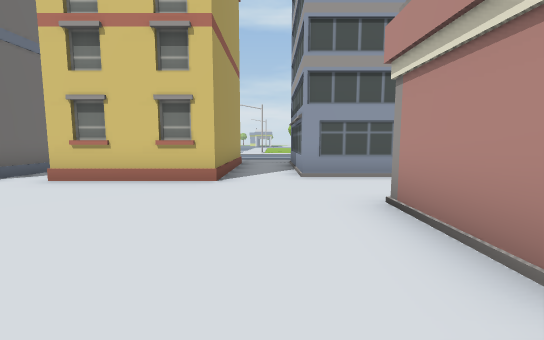
view 1 (above)

22 first-person views from a walk through a 3-D level made in the Unity game engine. The camera is 1.5 m above the floor, tilts 6° down and sees 90° across. The floor is counted in squares, 2 m on a side. Each view is taken from the middle of a square. On the plan, view 1 faces up. The plan holds only what a view shows up to about 10 squares ahead; the rest is blank. The place goes on beyond the plan. Some surface patterns are stand-ins.

view 2
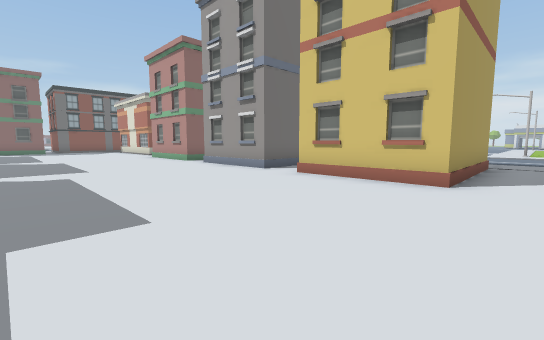

view 3
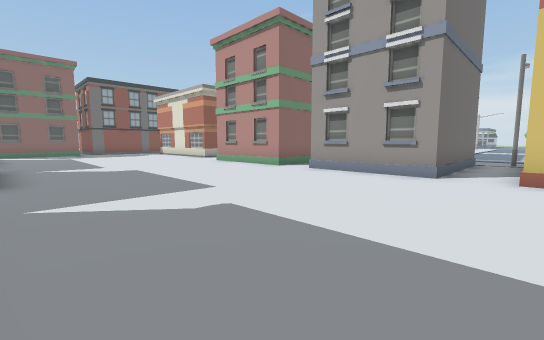

view 4
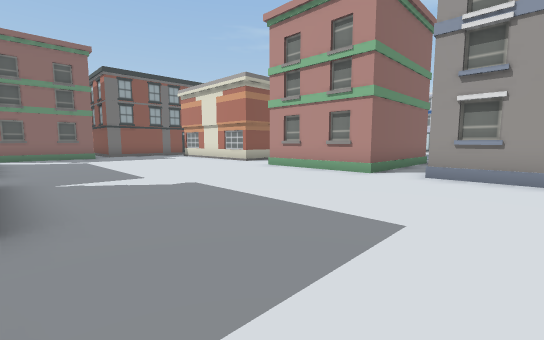

view 5
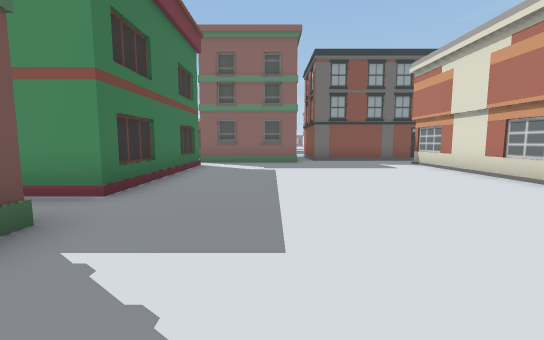

view 6
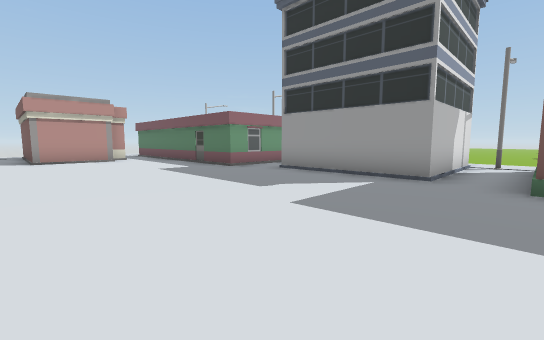

view 7
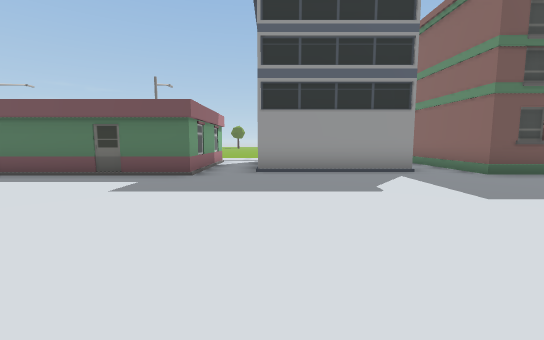

view 8
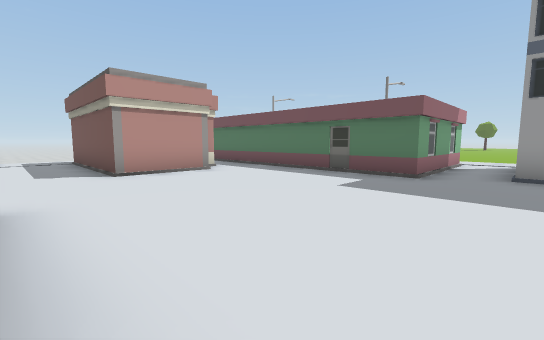

view 9
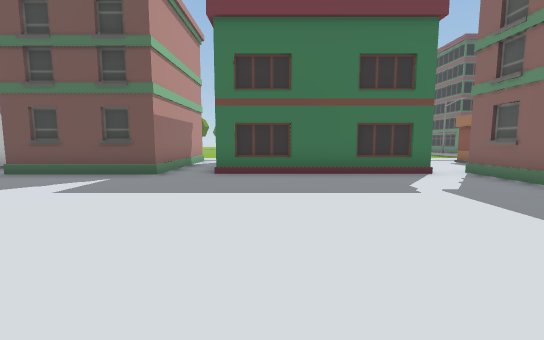

view 10
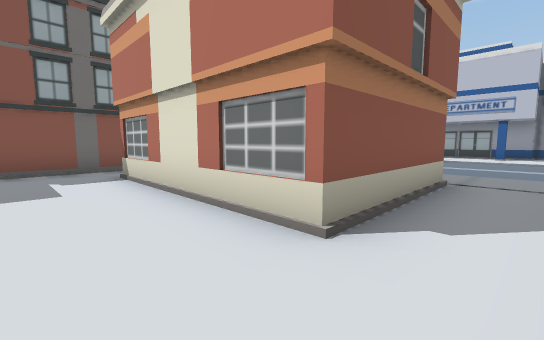

view 11
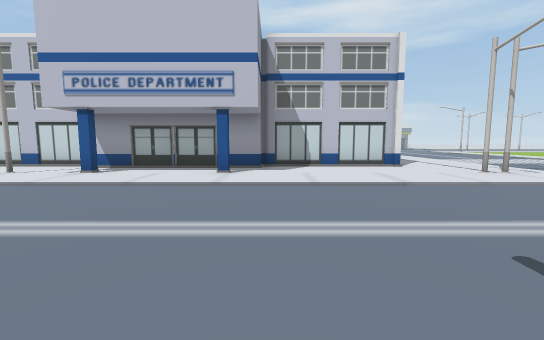

view 12
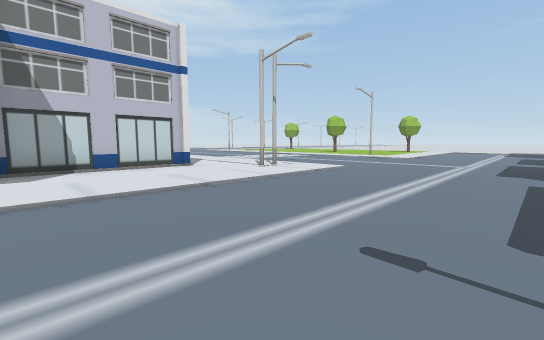

view 13
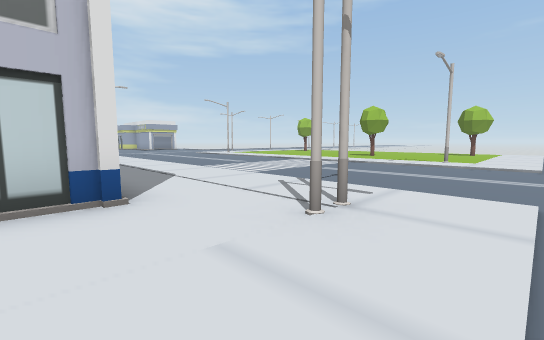

view 14
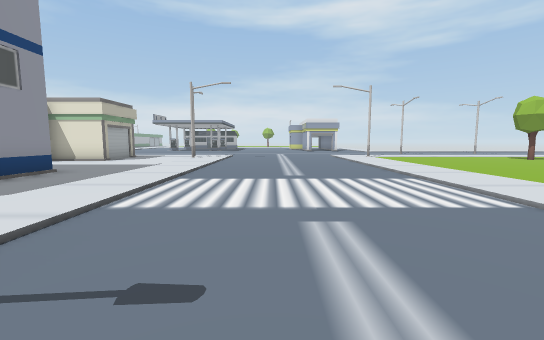

view 15
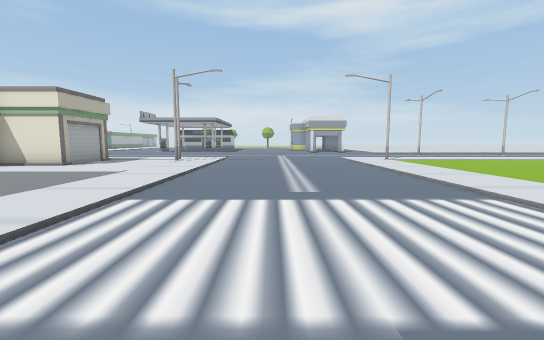

view 16
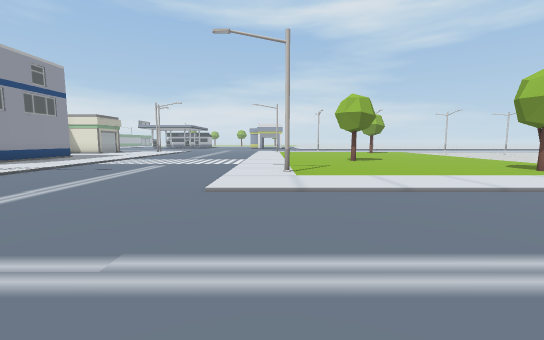

view 17
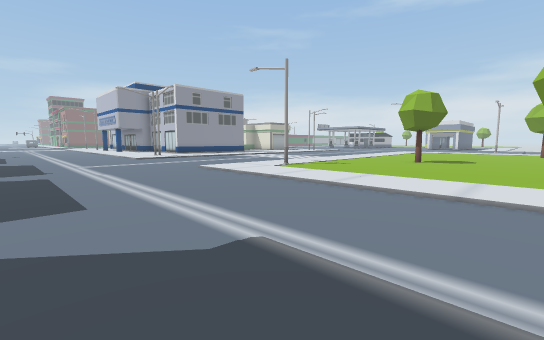

view 18
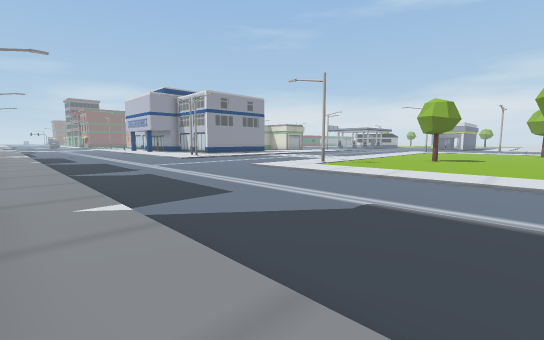

view 19
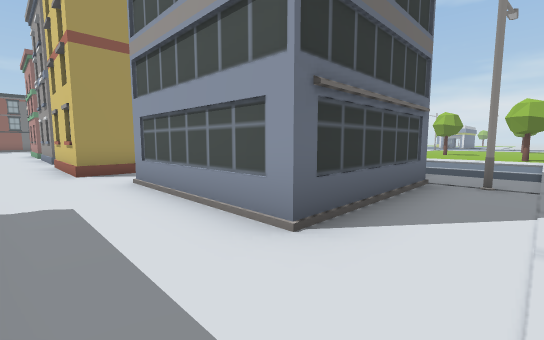

view 20
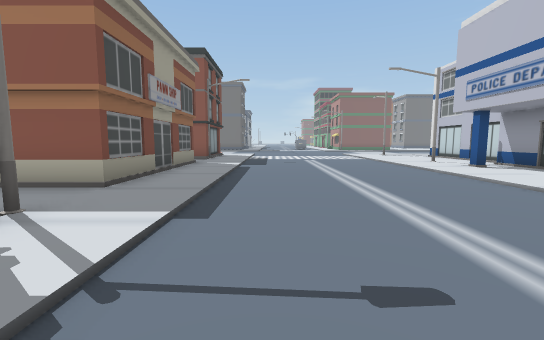

view 21
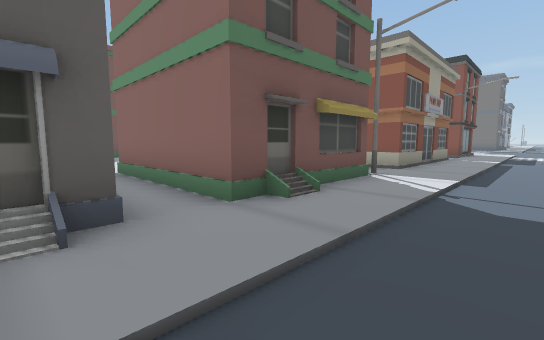

view 22
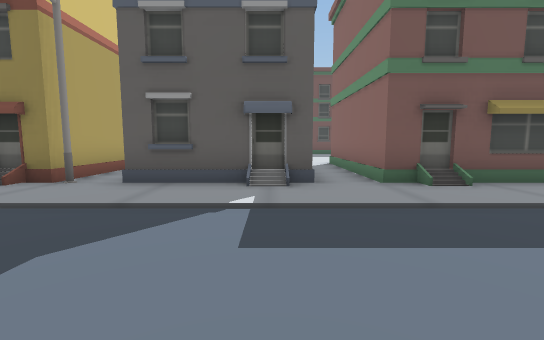

### Floor plan
Key: @ floor where view 1 was taken; # wall or solid block; . floor; / step, stairs or slope; O other object.
Columns run from 21 left of view 1 to 7 right of it. Each row starts with its distance up from view 1.
 30           #..O/..../O.....
 29           ..../..../......O
 28         ##..../..../......
 27          ...../..../......
 26           ..../..../.....
 25           ..../..../.......
 24            #../..../.......
 23            #../..../.......
 22            #../..../...O.....
 21            #../..../.........
 20 ###   ######../..../.........
 19 ..##O##......./..../......O.
 18 .O....O.....OO/..../O......
 17 ............../..../........
 16 ///////////////..../////////
 15 .........................../
 14 .........................../
 13 .........................../
 12 .........................../
 11 ////////////////////////////
 10 ........../../...//.........
  9  O###O.OO###.###O##O#.#  #O.
  8       ..   #.  #.#  #.#  #..
  7       ..   #.  #.#  #.# ##..
  6 .####O..  ##.  #.# ##.###O..
  5 .........##..O.O.###........
  4 ............................
  3 .......................####O
  2 #......................#
  1 O......................#
  0 #....................@...
 -1 #....O..##O#......#######
 -2 ..#####.#  #.####.#
 -3       #.#  #.#   .#
 -4        .#  #.#   .#
 -5        .#  #OO   .#
 -6
 -7
 -8            ..
 -9            ..

Positions as (right, up) in squares from view 1, and headings:
1: (0, 0), facing up
2: (0, 0), facing up-left
3: (-4, -1), facing up-left
4: (-7, -1), facing up-left
5: (-11, 1), facing left
6: (-10, 4), facing down-right
7: (-5, 5), facing down
8: (-5, 5), facing down-right
9: (-16, 5), facing down
10: (-14, 4), facing up-left
11: (-14, 11), facing up
12: (-14, 12), facing up-right
13: (-11, 16), facing up-right
14: (-5, 18), facing up
15: (-5, 20), facing up
16: (-1, 12), facing up
17: (5, 12), facing up-left
18: (5, 10), facing up-left
19: (6, 4), facing up-left
20: (-11, 12), facing left
21: (-8, 12), facing down-left
22: (-8, 14), facing down
